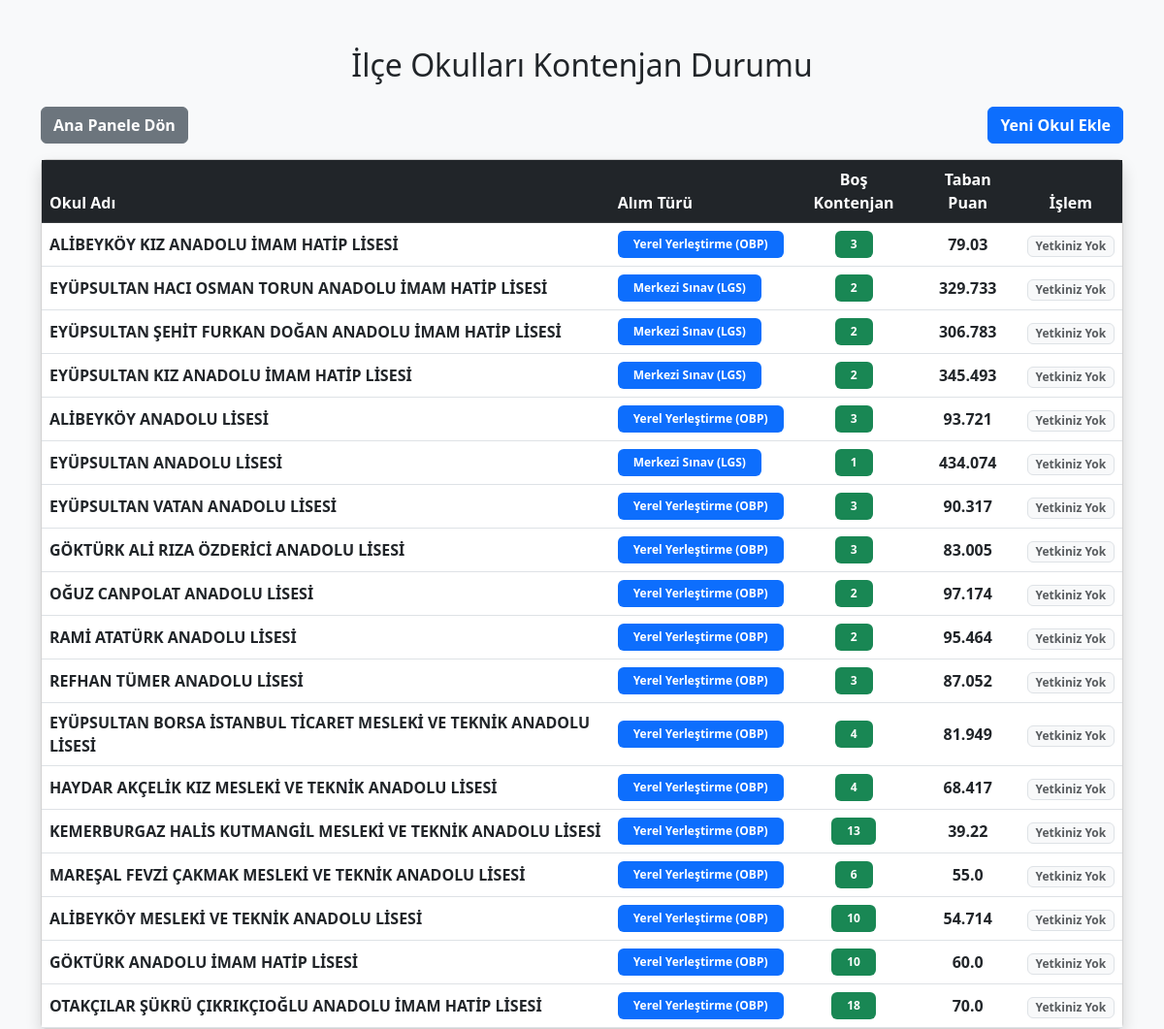
Screenshot of /okullar with the database file from the repository.
### tables this page shows
CREATE TABLE tbl_okullar (
            okul_id INTEGER PRIMARY KEY AUTOINCREMENT,
            okul_adi VARCHAR(200),
            okul_turu VARCHAR(50), 
            kontenjan INTEGER,
            taban_puan FLOAT
        , ozel_egitim_kontenjan INTEGER DEFAULT 10);

### app.py (the view)
@app.route('/okullar')
def okullar_listesi():
    conn = sqlite3.connect(DB_YOLU)
    conn.row_factory = sqlite3.Row
    cursor = conn.cursor()
    cursor.execute("SELECT * FROM tbl_okullar")
    okullar = cursor.fetchall()
    conn.close()
    return render_template('okullar.html', okullar=okullar)

### templates/okullar.html (shortened to what this page needs)
<!DOCTYPE html>
<html lang="tr">
<head>
    <link href="https://cdn.jsdelivr.net/npm/bootstrap@5.3.0/dist/css/bootstrap.min.css" rel="stylesheet">
</head>
<body class="bg-light">
    <div class="container mt-5">
        <h2 class="text-center mb-4">İlçe Okulları Kontenjan Durumu</h2>
        <div class="d-flex justify-content-between mb-3">
            <a href="/" class="btn btn-secondary fw-bold">Ana Panele Dön</a>
            <a href="/okul_ekle" class="btn btn-primary fw-bold">Yeni Okul Ekle</a>
        </div>
        <div class="card shadow">
            <div class="card-body p-0 table-responsive">
                <table class="table table-hover mb-0">
                    <thead class="table-dark">
                        <tr>
                            <th>Okul Adı</th>
                            <th>Alım Türü</th>
                            <th class="text-center">Boş Kontenjan</th>
                            <th class="text-center">Taban Puan</th>
                            <th class="text-center">İşlem</th>
                        </tr>
                    </thead>
                    <tbody>
                        {% for okul in okullar %}
                        <tr>
                            <td class="align-middle"><strong>{{ okul.okul_adi }}</strong></td>
                            <td class="align-middle">
                                {% if okul.okul_turu == 'Merkezi_Sinav' %}
                                    <span class="badge bg-primary px-3 py-2">Merkezi Sınav (LGS)</span>
                                {% else %}
                                    <span class="badge bg-primary px-3 py-2">Yerel Yerleştirme (OBP)</span>
                                {% endif %}
                            </td>
                            <td class="align-middle text-center">
                                <span class="badge bg-success px-3 py-2">{{ okul.kontenjan }}</span>
                            </td>
                            <td class="align-middle text-center fw-bold">{{ okul.taban_puan }}</td>
                            <td class="align-middle text-center">
                                {% if session.get('kullanici_rolu') == 'İlçe Şefi' %}
                                <a href="/okul_sil/{{ okul.okul_id }}" class="btn btn-sm btn-danger fw-bold" onclick="return confirm('Bu okulu kalıcı olarak silmek istediğinize emin misiniz?');">Sil</a>
                                {% else %}
                                <span class="badge bg-light text-muted border">Yetkiniz Yok</span>
                                {% endif %}
                            </td>
                        </tr>
                        {% else %}
                        <tr>
                            <td colspan="5" class="text-center py-4 text-muted">Sistemde tanımlı okul bulunmamaktadır.</td>
                        </tr>
                        {% endfor %}
                    </tbody>
                </table>
            </div>
        </div>
    </div>
</body>
</html>

### rows the page displays
tbl_okullar: okul_adi "ALİBEYKÖY KIZ ANADOLU İMAM HATİP LİSESİ", shows "Yerel Yerleştirme (OBP)", kontenjan "3", taban_puan "79.03"
tbl_okullar: okul_adi "EYÜPSULTAN HACI OSMAN TORUN ANADOLU İMAM HATİP LİSESİ", okul_turu "Merkezi Sınav (LGS)", kontenjan "2", taban_puan "329.733"
tbl_okullar: okul_adi "EYÜPSULTAN ŞEHİT FURKAN DOĞAN ANADOLU İMAM HATİP LİSESİ", okul_turu "Merkezi Sınav (LGS)", kontenjan "2", taban_puan "306.783"
tbl_okullar: okul_adi "EYÜPSULTAN KIZ ANADOLU İMAM HATİP LİSESİ", okul_turu "Merkezi Sınav (LGS)", kontenjan "2", taban_puan "345.493"
tbl_okullar: okul_adi "ALİBEYKÖY ANADOLU LİSESİ", shows "Yerel Yerleştirme (OBP)", kontenjan "3", taban_puan "93.721"
tbl_okullar: okul_adi "EYÜPSULTAN ANADOLU LİSESİ", okul_turu "Merkezi Sınav (LGS)", kontenjan "1", taban_puan "434.074"
tbl_okullar: okul_adi "EYÜPSULTAN VATAN ANADOLU LİSESİ", shows "Yerel Yerleştirme (OBP)", kontenjan "3", taban_puan "90.317"
tbl_okullar: okul_adi "GÖKTÜRK ALİ RIZA ÖZDERİCİ ANADOLU LİSESİ", shows "Yerel Yerleştirme (OBP)", kontenjan "3", taban_puan "83.005"
tbl_okullar: okul_adi "OĞUZ CANPOLAT ANADOLU LİSESİ", shows "Yerel Yerleştirme (OBP)", kontenjan "2", taban_puan "97.174"
tbl_okullar: okul_adi "RAMİ ATATÜRK ANADOLU LİSESİ", shows "Yerel Yerleştirme (OBP)", kontenjan "2", taban_puan "95.464"
tbl_okullar: okul_adi "REFHAN TÜMER ANADOLU LİSESİ", shows "Yerel Yerleştirme (OBP)", kontenjan "3", taban_puan "87.052"
tbl_okullar: okul_adi "EYÜPSULTAN BORSA İSTANBUL TİCARET MESLEKİ VE TEKNİK ANADOLU LİSESİ", shows "Yerel Yerleştirme (OBP)", kontenjan "4", taban_puan "81.949"
tbl_okullar: okul_adi "HAYDAR AKÇELİK KIZ MESLEKİ VE TEKNİK ANADOLU LİSESİ", shows "Yerel Yerleştirme (OBP)", kontenjan "4", taban_puan "68.417"
tbl_okullar: okul_adi "KEMERBURGAZ HALİS KUTMANGİL MESLEKİ VE TEKNİK ANADOLU LİSESİ", shows "Yerel Yerleştirme (OBP)", kontenjan "13", taban_puan "39.22"
tbl_okullar: okul_adi "MAREŞAL FEVZİ ÇAKMAK MESLEKİ VE TEKNİK ANADOLU LİSESİ", shows "Yerel Yerleştirme (OBP)", kontenjan "6", taban_puan "55.0"
tbl_okullar: okul_adi "ALİBEYKÖY MESLEKİ VE TEKNİK ANADOLU LİSESİ", shows "Yerel Yerleştirme (OBP)", kontenjan "10", taban_puan "54.714"
tbl_okullar: okul_adi "GÖKTÜRK ANADOLU İMAM HATİP LİSESİ", shows "Yerel Yerleştirme (OBP)", kontenjan "10", taban_puan "60.0"
tbl_okullar: okul_adi "OTAKÇILAR ŞÜKRÜ ÇIKRIKÇIOĞLU ANADOLU İMAM HATİP LİSESİ", shows "Yerel Yerleştirme (OBP)", kontenjan "18", taban_puan "70.0"
